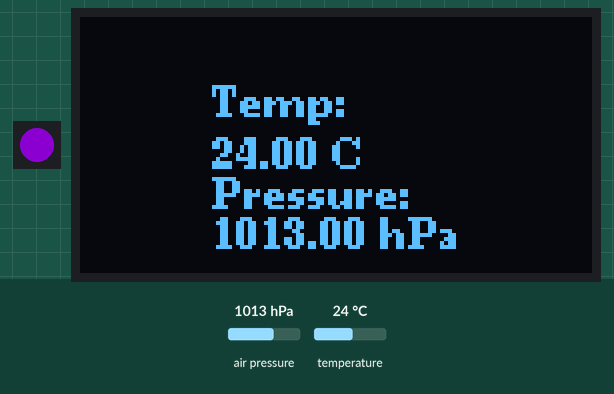
Recording of a sketch running on a simulated Arduino Uno, built with avr-gcc and run on an emulated ATmega328P. Parts: 1 RGB LEDs in strip order, left to right, 128×64 one-colour display. Inputs (shaded band) come from the test bench; at power-on: temperature 24 °C, air pressure 1013 hPa. Dim RGB values are drawn brighter than linear; what the sketch prints to the serial monitor is not drawn.

Above: at 1.7 s.
1.8 s: temperature set to 12 °C
At 3.7 s:
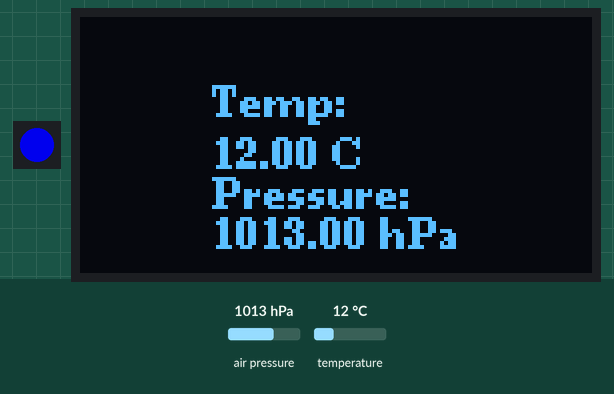
4.2 s: temperature set to 28 °C
At 6.0 s:
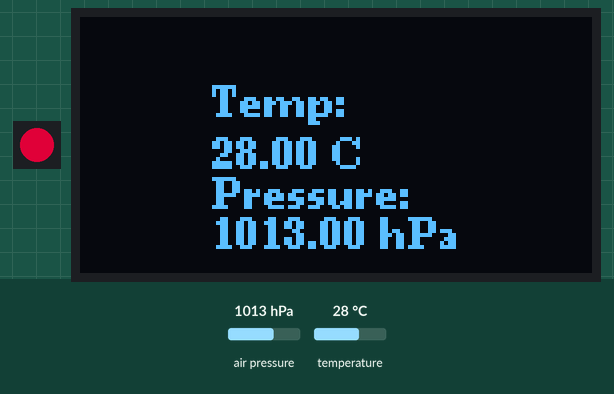
6.4 s: air pressure set to 952 hPa
At 8.2 s:
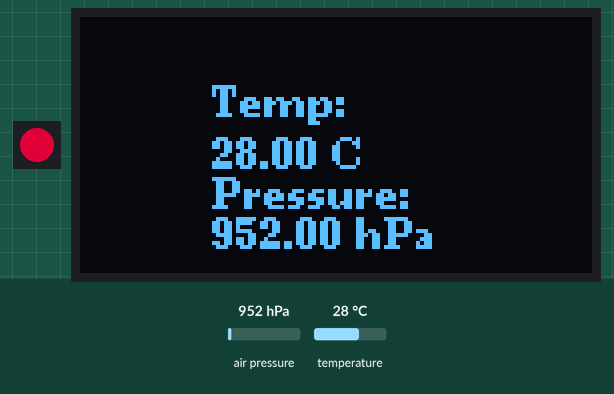
8.5 s: air pressure set to 975 hPa
At 10.5 s:
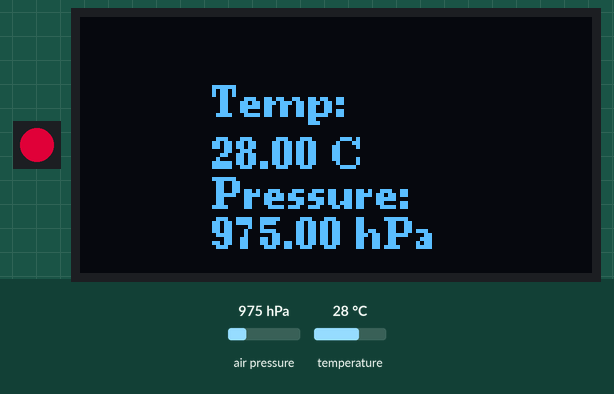
Timing chart, 0 to 11.7 s (numbered marks = the images above; inputs shaded):
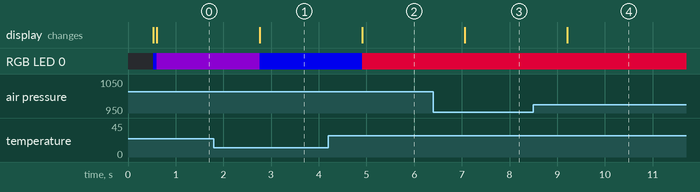

Measured:
- after the input at 1.8 s, RGB LED 0: RGB(80, 0, 120) → RGB(0, 0, 200) after 0.96 s; the display: first changes after 0.96 s (image 1 shows a later state)
- after the input at 4.2 s, RGB LED 0: RGB(0, 0, 200) → RGB(160, 0, 40) after 0.71 s; the display: first changes after 0.71 s (image 2 shows a later state)
- after the input at 6.4 s, the display: changes after 0.66 s (image 3)
- after the input at 8.5 s, the display: changes after 0.71 s (image 4)

The sketch:

Color_temp_sensor_BMP180.ino
```cpp
#include <Wire.h>
#include <Adafruit_BMP085.h>
#include <U8g2lib.h>
#include "Adafruit_NeoPixel.h"

//
// Author: Heinz Endres
//
// Description:
//   Small application to display temperature and pressure values from BMP180,
//   and show a color between blue and red for temperatures between 20° and 30° celsius
//   using the onboard LED.
//
//   The code is based on BMP180_C3-Mini_0.66-OLED_cloudfree.ino by Mwala Timothy / Carenuity
//
// History:
//   v1.0    HE     14-Oct-24     First implementation
//   v1.1    HE      9-Dec-24     Some detailed comments
//
// Board used:
//   Lolin C3 Mini from "esp32" Espressif Systems boards v 2.0.9.
//
// Libraries required:
//   Adafruit_BMP085_Library v1.2.4
//   U8g2 v 2.33.15
//   Adafruit_NeoPixel v1.12.3
//

// LED info
# define pinNumber 7
# define numLEDs 1
Adafruit_NeoPixel LEDRing(numLEDs, pinNumber, NEO_GRB + NEO_KHZ800);
// show color between temperature1 and temperature2 (both in Celsius)
float temperature1 = 20.0f;
float temperature2 = 30.0f;

// Declaration for SSD1306 display connected using I2C
#define SCREEN_ADDRESS 0x3C
U8G2_SSD1306_128X64_NONAME_F_HW_I2C u8g2(U8G2_R0, U8X8_PIN_NONE);

Adafruit_BMP085 bmp;

void setup() {
  Serial.begin(115200);
  Wire.begin();
  delay(500); // give serial some time to start....

  if (!bmp.begin()) {
    Serial.println("Could not find a valid BMP085/BMP180 sensor, check wiring!");
    while (1) {}
  }

  Serial.println("Starting BMP180 measurement:");

  // LED setup
  LEDRing.setBrightness(200);
  // NeoPixel Bibliothek initialisieren
  LEDRing.begin();
  LEDRing.setPixelColor(0, LEDRing.Color(0,0,255));
  LEDRing.show();

  // Initialize the OLED object
  u8g2.begin();

  // Set a cool font (choose from options below)
  u8g2.setFont(u8g2_font_ncenB08_tr);  // Nice serif font, size 8
  //u8g2.setFont(u8g2_font_fur20_tn);   // Futuristic, size 20 (works for bigger text)
  //u8g2.setFont(u8g2_font_helvR10_tf); // Helvetica-like font, size 10 (similar to Arial)
  //u8g2.setFont(u8g2_font_t0_12_tr);   // Pixel font, size 12 (looks retro)
}

void loop() {
  // Initialize by clearing the display.
  u8g2.clearBuffer();

  // Display temperature
  u8g2.setCursor(33, 25);  // Set cursor position
  u8g2.print("Temp:");
  u8g2.setCursor(33, 38);  // Set cursor position
  float temp = bmp.readTemperature();
  u8g2.print(temp);
  u8g2.print(" C");

  // Output temperature to serial monitor
  Serial.print("Temperature: ");
  Serial.print(temp);
  Serial.println(" °C");

  // Display pressure
  u8g2.setCursor(33, 48);
  u8g2.print("Pressure:");

  // Convert pressure to a string
  float pressure = bmp.readPressure() / 100.0; // Convert Pa to hPa
  char pressureStr[10];
  dtostrf(pressure, 6, 2, pressureStr); // Convert float to string with 2 decimal places
   u8g2.setCursor(33, 58);
  u8g2.print(pressureStr);
  u8g2.print(" hPa");

  // Output pressure to serial monitor
  Serial.print("Pressure:    ");
  Serial.print(pressureStr);
  Serial.println(" hPa");

  // Send buffer to the display
  u8g2.sendBuffer();

  // display led color
  if (temp < temperature1) temp = temperature1;
  if (temp > temperature2) temp = temperature2;
  float part_red  = 255.0f*(temp-temperature1)/(temperature2-temperature1);
  float part_blue = 255.0f-part_red;
  LEDRing.setPixelColor(0, LEDRing.Color((int) part_red,0,(int) part_blue));
  LEDRing.show();

  delay(1000);
}
```
